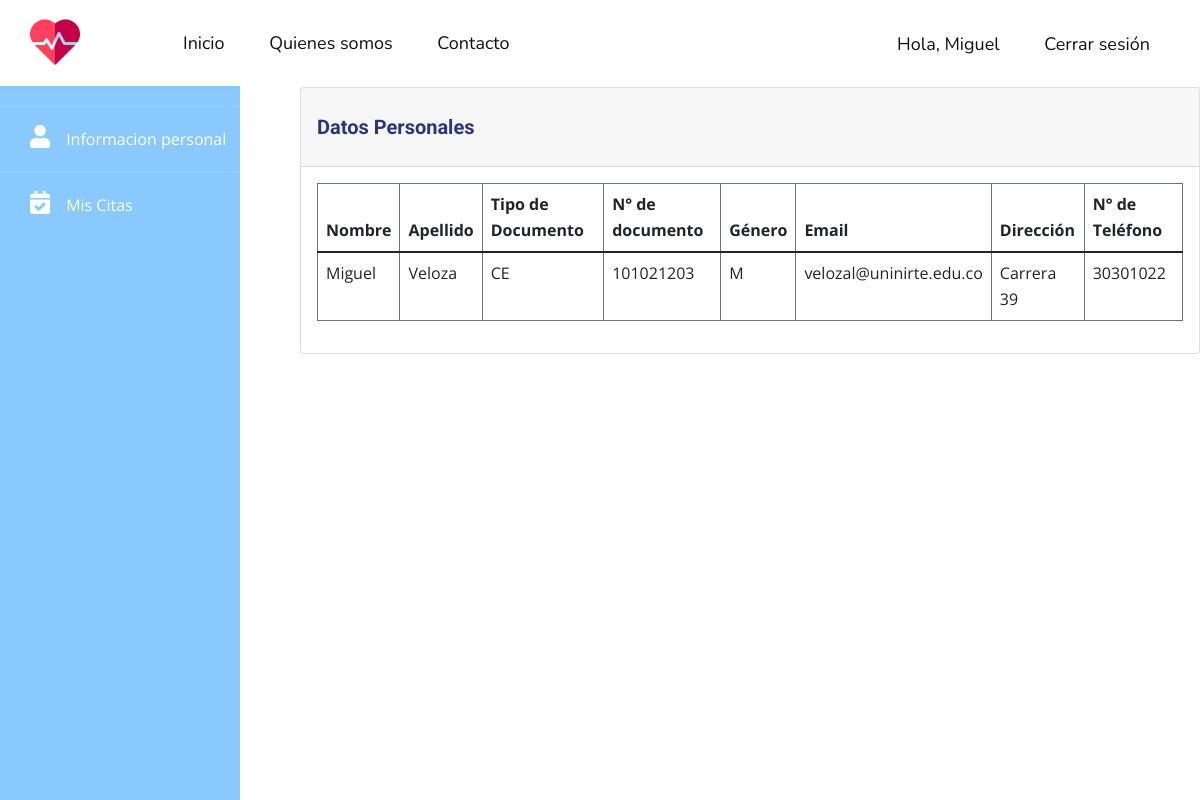
/profile (signed in), run on the app's committed database.
### tables this page shows
CREATE TABLE users (id INTEGER PRIMARY KEY AUTOINCREMENT NOT NULL UNIQUE, first_name VARCHAR NOT NULL, last_name VARCHAR NOT NULL, email VARCHAR UNIQUE NOT NULL, phone VARCHAR, document_type VARCHAR (2) NOT NULL, document_number INTEGER NOT NULL UNIQUE, gender CHAR NOT NULL, address VARCHAR NOT NULL, password VARCHAR NOT NULL, role INTEGER NOT NULL, status INTEGER NOT NULL DEFAULT (1));

### app.py (the view)
@app.route('/profile', methods=('GET', 'POST'))
@login_required
def profile():
    return render_template('profile.html')

### app.py (called while the page is built)
def login_required(view):
    @functools.wraps(view)
    def wrapped_view(**kwargs):
        if g.user is None:
            return redirect(url_for('login'))
        return view(**kwargs)
    return wrapped_view

@app.before_request
def load_logged_in_user():
    user_id = session.get('user_id')
    if user_id is None:
        g.user = None
    else:
        db = get_db()
        g.user = db.execute('SELECT * FROM users WHERE id = ?', (user_id,)).fetchone()

### db.py (called while the page is built)
def get_db():
    try:
        if 'db' not in g:
            g.db = sqlite3.connect('hospital.db')
        return g.db
    except Error:
        print(Error)

### templates/profile.html (shortened to what this page needs)
{% extends "layout.html" %}
{% block content %}
    {% include '/template-parts/sidebar.html' %}
    <div class="main">
        <div class="card">
            <div class="card-header">
                <h2>Datos Personales</h2>
            </div>
            <div class="card-body">
                <table class="table table-bordered border-secondary">
                    <thead>
                    <tr>
                        <th scope="col">Nombre</th>
                        <th scope="col">Apellido</th>
                        <th scope="col">Tipo de Documento</th>
                        <th scope="col">N° de documento</th>
                        <th scope="col">Género</th>
                        <th scope="col">Email</th>
                        <th scope="col">Dirección</th>
                        <th scope="col">N° de Teléfono</th>
                    </tr>
                    </thead>
                    <tbody>
                    <tr>
                        <td>{{ g.user[1] }}</td>
                        <td>{{ g.user[2] }}</td>
                        <td>{{ g.user[5] }}</td>
                        <td>{{ g.user[6] }}</td>
                        <td>{{ g.user[7] }}</td>
                        <td>{{ g.user[3] }}</td>
                        <td>{{ g.user[8] }}</td>
                        <td>{{ g.user[4] }}</td>
                    </tr>
                    </tbody>
                </table>
            </div>
        </div>
    </div>
{% endblock %}

### templates/template-parts/header.html (shortened to what this page needs)
<header class="u-clearfix u-header u-header" id="sec-f901">
    <div class="u-clearfix u-sheet u-sheet-1">
        <a href="{{ url_for('index') }}" class="u-image u-logo u-image-1" data-image-width="512"
           data-image-height="512">
            <img src="{{ url_for('static', filename="images/cardiogram.png") }}" class="u-logo-image u-logo-image-1"
                 alt="">
        </a>
        <nav class="u-menu u-menu-dropdown u-offcanvas u-menu-1">
            <div class="u-custom-menu u-nav-container">
                <ul class="u-custom-font u-nav u-unstyled u-nav-1">
                    <li class="u-nav-item">
                        <a class="u-active-custom-color-2 u-button-style u-hover-custom-color-1 u-nav-link u-text-active-black u-text-hover-white"
                           href="{{ url_for('index') }}" style="padding: 10px 20px;">Inicio</a>
                    </li>
                    <li class="u-nav-item">
                        <a class="u-active-custom-color-2 u-button-style u-hover-custom-color-1 u-nav-link u-text-active-black u-text-hover-white"
                           href="{{ url_for('about_us') }}" style="padding: 10px 20px;">Quienes somos</a>
                    </li>
                    <li class="u-nav-item">
                        <a class="u-active-custom-color-2 u-button-style u-hover-custom-color-1 u-nav-link u-text-active-black u-text-hover-white"
                           href="{{ url_for('contact_us') }}" style="padding: 10px 20px;">Contacto</a>
                    </li>
                </ul>
            </div>
        </nav>
        <nav class="u-menu u-menu-dropdown u-offcanvas u-menu-2">
            <div class="u-custom-menu u-nav-container">
                <ul class="u-custom-font u-nav u-unstyled u-nav-3">
                    {% if not g.user %}
                        <li class="u-nav-item"><a
                                class="u-active-custom-color-2 u-button-style u-hover-custom-color-1 u-nav-link u-text-active-black u-text-hover-white"
                                href="{{ url_for('login') }}" style="padding: 10px 20px;">Iniciar sesión</a>
                        </li>
                        <li class="u-nav-item"><a
                                class="u-active-custom-color-2 u-button-style u-hover-custom-color-1 u-nav-link u-text-active-black u-text-hover-white"
                                href="{{ url_for('register') }}" style="padding: 10px 20px;">Registrarse</a>
                        </li>
                    {% else %}
                        <li class="u-nav-item"><a
                                class="u-active-custom-color-2 u-button-style u-hover-custom-color-1 u-nav-link u-text-active-black u-text-hover-white"
                                href="{{ url_for('dashboard') }}" style="padding: 10px 20px;">Hola, {{ g.user[1] }}</a>
                        </li>
                        <li class="u-nav-item"><a
                                class="u-active-custom-color-2 u-button-style u-hover-custom-color-1 u-nav-link u-text-active-black u-text-hover-white"
                                href="{{ url_for('logout') }}" style="padding: 10px 20px;">Cerrar sesión</a>
                        </li>
                    {% endif %}
                </ul>
            </div>
        </nav>
    </div>
</header>

### static/css/app.css (style rules this page uses)
* { margin: 0; padding: 0; text-decoration: none; }
li { list-style: none; }
ul { padding-left: 0; }
.sidebar + .main { margin-left: 300px; }
.sidebar + .main h2 { color: #28377a; font-size: 20px; font-weight: bold; }

### data on the page
users: first_name "Miguel", last_name "Veloza", document_type "CE", document_number "101021203", gender "M", email "velozal@uninirte.edu.co", address "Carrera 39", phone "30301022"
